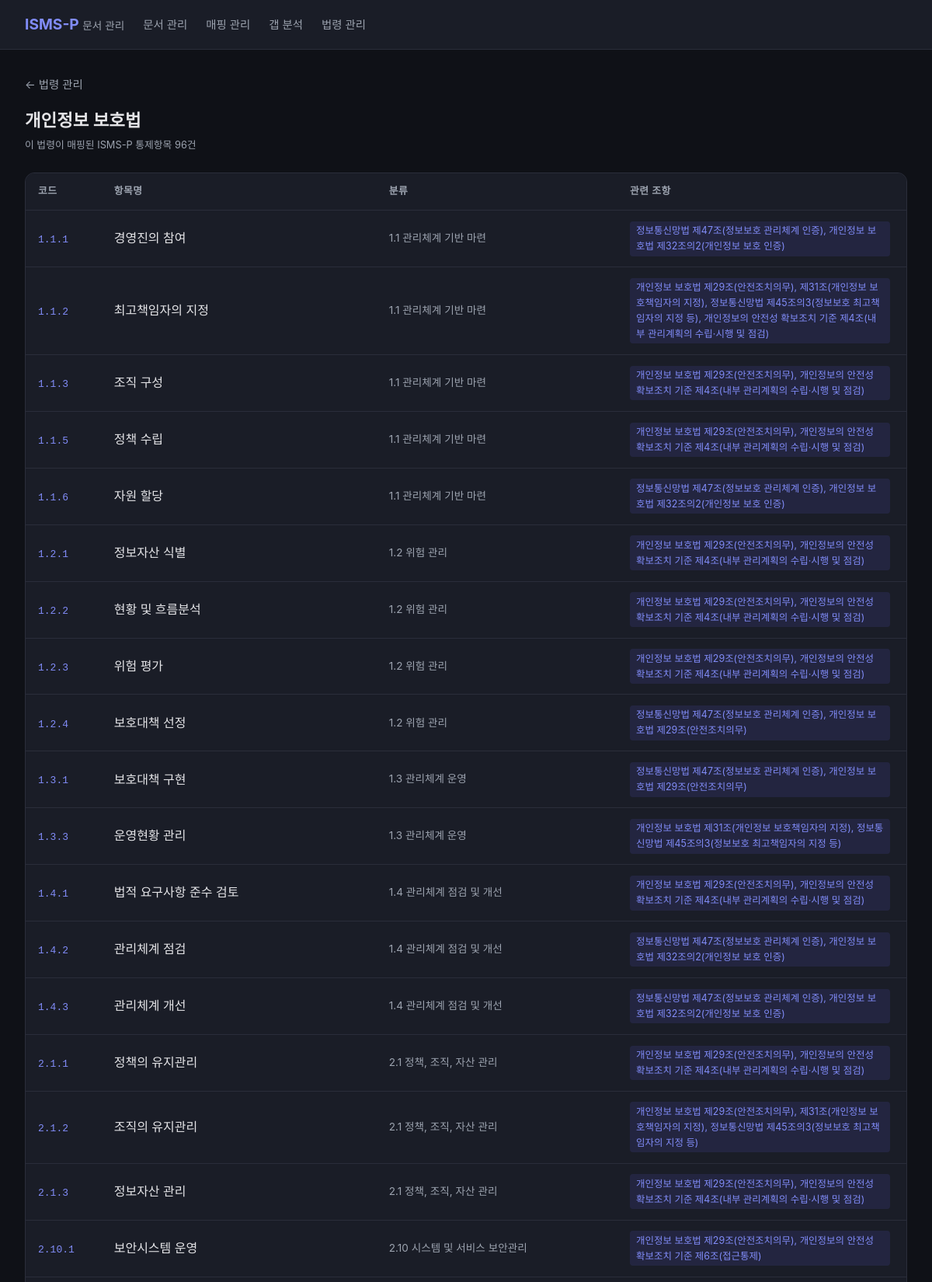
Page /laws/개인정보 보호법/items (upper part) on the committed database.
### tables this page shows
CREATE TABLE isms_requirements (
        id INTEGER PRIMARY KEY AUTOINCREMENT,
        chapter TEXT NOT NULL,
        section TEXT NOT NULL,
        section_title TEXT NOT NULL,
        item_code TEXT UNIQUE NOT NULL,
        item_title TEXT NOT NULL,
        certification_criteria TEXT NOT NULL,
        key_checks TEXT,
        detailed_explanation TEXT,
        evidence_examples TEXT,
        related_laws TEXT,
        defect_cases TEXT,
        notes TEXT,
        created_at TIMESTAMP DEFAULT CURRENT_TIMESTAMP,
        updated_at TIMESTAMP DEFAULT CURRENT_TIMESTAMP
    , description TEXT, title TEXT, category TEXT, requirement TEXT, control_objective TEXT);

### app/main.py (the view)
@app.get("/laws/{law_name}/items", response_class=HTMLResponse)
async def law_affected_items(request: Request, law_name: str):
    from app.law_sync import get_law_affected_items
    import urllib.parse
    decoded_name = urllib.parse.unquote(law_name)
    items = get_law_affected_items(decoded_name)
    return templates.TemplateResponse("law_items.html", {
        "request": request,
        "law_name": decoded_name,
        "items": items,
    })

### app/templates/law_items.html (shortened to what this page needs)
{% extends "base.html" %}
{% block content %}
<a href="/laws" class="back-link">&larr; 법령 관리</a>
<h1 style="margin: 1rem 0 0.25rem; font-size: 1.4rem;">
    {{ law_name }}
</h1>
<p class="section-title" style="margin-bottom: 1.5rem;">
    이 법령이 매핑된 ISMS-P 통제항목 {{ items|length }}건
</p>
<div class="card" style="padding: 0; overflow: hidden;">
    <table>
        <thead>
            <tr>
                <th>코드</th>
                <th>항목명</th>
                <th>분류</th>
                <th>관련 조항</th>
            </tr>
        </thead>
        <tbody>
            {% for item in items %}
            <tr>
                <td>
                    <a href="/item/{{ item.item_code }}" class="item-code" style="text-decoration: none;">
                        {{ item.item_code }}
                    </a>
                </td>
                <td>
                    <a href="/item/{{ item.item_code }}" class="row-link">
                        {{ item.item_title }}
                    </a>
                </td>
                <td style="font-size: 0.85rem; color: var(--text-dim);">
                    {{ item.section }} {{ item.section_title }}
                </td>
                <td style="font-size: 0.8rem; color: var(--text-dim); max-width: 300px;">
                    {% set laws = item.related_laws %}
                    {% if laws %}
                        {% for law_entry in laws.split('","') if law_name[:6] in law_entry or law_name[-4:] in law_entry %}
                            <span class="tag">{{ law_entry.replace('[','').replace(']','').replace('"','').strip() }}</span>
                        {% endfor %}
                    {% endif %}
                </td>
            </tr>
            {% endfor %}
        </tbody>
    </table>
</div>
{% endblock %}

### app/templates/base.html (style rules this page uses)
:root { --bg: #0f1117; --surface: #1a1d27; --border: #2a2d3a; --text: #e4e4e7; --text-dim: #9ca3af; --accent: #6366f1; --accent-light: #818cf8; --green: #22c55e; --yellow: #eab308; --red: #ef4444; }
* { margin: 0; padding: 0; box-sizing: border-box; }
body { font-family: -apple-system, BlinkMacSystemFont, 'Segoe UI', sans-serif; background: var(--bg); color: var(--text); line-height: 1.6; }
table { width: 100%; border-collapse: collapse; }
th, td { text-align: left; padding: 0.85rem 1rem; border-bottom: 1px solid var(--border); }
th { background: var(--surface); font-size: 0.8rem; text-transform: uppercase; color: var(--text-dim); letter-spacing: 0.04em; position: sticky; top: 0; }
.card { background: var(--surface); border: 1px solid var(--border); border-radius: 12px; padding: 1.5rem; margin-bottom: 1.5rem; }
.tag { display: inline-block; background: rgba(99,102,241,0.12); color: var(--accent-light); padding: 0.15rem 0.5rem; border-radius: 4px; font-size: 0.78rem; margin-right: 0.3rem; }
.back-link { color: var(--text-dim); text-decoration: none; font-size: 0.9rem; }
.section-title { font-size: 0.8rem; color: var(--text-dim); margin-bottom: 0.25rem; }
.item-code { font-family: monospace; color: var(--accent-light); }
a.row-link { color: var(--text); text-decoration: none; }

### rows in the picture
isms_requirements: item_code "1.1.1", item_title "경영진의 참여", section "1.1", section_title "관리체계 기반 마련", replace "정보통신망법 제47조(정보보호 관리체계 인증), 개인정보 보호법 제32조의2(개인정보 보호 인증)"
isms_requirements: item_code "1.1.2", item_title "최고책임자의 지정", section "1.1", section_title "관리체계 기반 마련", replace "개인정보 보호법 제29조(안전조치의무), 제31조(개인정보 보호책임자의 지정), 정보통신망법 제45조의3(정보보호 최고책임자의 지정 등), 개인정보의 안전성 확보조치 기준 제4조(내부 관리계획의 수립·시행 및 점검)"
isms_requirements: item_code "1.1.3", item_title "조직 구성", section "1.1", section_title "관리체계 기반 마련", replace "개인정보 보호법 제29조(안전조치의무), 개인정보의 안전성 확보조치 기준 제4조(내부 관리계획의 수립·시행 및 점검)"
isms_requirements: item_code "1.1.5", item_title "정책 수립", section "1.1", section_title "관리체계 기반 마련", replace "개인정보 보호법 제29조(안전조치의무), 개인정보의 안전성 확보조치 기준 제4조(내부 관리계획의 수립·시행 및 점검)"
isms_requirements: item_code "1.1.6", item_title "자원 할당", section "1.1", section_title "관리체계 기반 마련", replace "정보통신망법 제47조(정보보호 관리체계 인증), 개인정보 보호법 제32조의2(개인정보 보호 인증)"
isms_requirements: item_code "1.2.1", item_title "정보자산 식별", section "1.2", section_title "위험 관리", replace "개인정보 보호법 제29조(안전조치의무), 개인정보의 안전성 확보조치 기준 제4조(내부 관리계획의 수립·시행 및 점검)"
isms_requirements: item_code "1.2.2", item_title "현황 및 흐름분석", section "1.2", section_title "위험 관리", replace "개인정보 보호법 제29조(안전조치의무), 개인정보의 안전성 확보조치 기준 제4조(내부 관리계획의 수립·시행 및 점검)"
isms_requirements: item_code "1.2.3", item_title "위험 평가", section "1.2", section_title "위험 관리", replace "개인정보 보호법 제29조(안전조치의무), 개인정보의 안전성 확보조치 기준 제4조(내부 관리계획의 수립·시행 및 점검)"
isms_requirements: item_code "1.2.4", item_title "보호대책 선정", section "1.2", section_title "위험 관리", replace "정보통신망법 제47조(정보보호 관리체계 인증), 개인정보 보호법 제29조(안전조치의무)"
isms_requirements: item_code "1.3.1", item_title "보호대책 구현", section "1.3", section_title "관리체계 운영", replace "정보통신망법 제47조(정보보호 관리체계 인증), 개인정보 보호법 제29조(안전조치의무)"
isms_requirements: item_code "1.3.3", item_title "운영현황 관리", section "1.3", section_title "관리체계 운영", replace "개인정보 보호법 제31조(개인정보 보호책임자의 지정), 정보통신망법 제45조의3(정보보호 최고책임자의 지정 등)"
isms_requirements: item_code "1.4.1", item_title "법적 요구사항 준수 검토", section "1.4", section_title "관리체계 점검 및 개선", replace "개인정보 보호법 제29조(안전조치의무), 개인정보의 안전성 확보조치 기준 제4조(내부 관리계획의 수립·시행 및 점검)"
isms_requirements: item_code "1.4.2", item_title "관리체계 점검", section "1.4", section_title "관리체계 점검 및 개선", replace "정보통신망법 제47조(정보보호 관리체계 인증), 개인정보 보호법 제32조의2(개인정보 보호 인증)"
isms_requirements: item_code "1.4.3", item_title "관리체계 개선", section "1.4", section_title "관리체계 점검 및 개선", replace "정보통신망법 제47조(정보보호 관리체계 인증), 개인정보 보호법 제32조의2(개인정보 보호 인증)"
isms_requirements: item_code "2.1.1", item_title "정책의 유지관리", section "2.1", section_title "정책, 조직, 자산 관리", replace "개인정보 보호법 제29조(안전조치의무), 개인정보의 안전성 확보조치 기준 제4조(내부 관리계획의 수립·시행 및 점검)"
isms_requirements: item_code "2.1.2", item_title "조직의 유지관리", section "2.1", section_title "정책, 조직, 자산 관리", replace "개인정보 보호법 제29조(안전조치의무), 제31조(개인정보 보호책임자의 지정), 정보통신망법 제45조의3(정보보호 최고책임자의 지정 등)"
isms_requirements: item_code "2.1.3", item_title "정보자산 관리", section "2.1", section_title "정책, 조직, 자산 관리", replace "개인정보 보호법 제29조(안전조치의무), 개인정보의 안전성 확보조치 기준 제4조(내부 관리계획의 수립·시행 및 점검)"
isms_requirements: item_code "2.10.1", item_title "보안시스템 운영", section "2.10", section_title "시스템 및 서비스 보안관리", replace "개인정보 보호법 제29조(안전조치의무), 개인정보의 안전성 확보조치 기준 제6조(접근통제)"

### other values in the picture
{{ law_name }} "개인정보 보호법"
{{ items|length }} "96"
